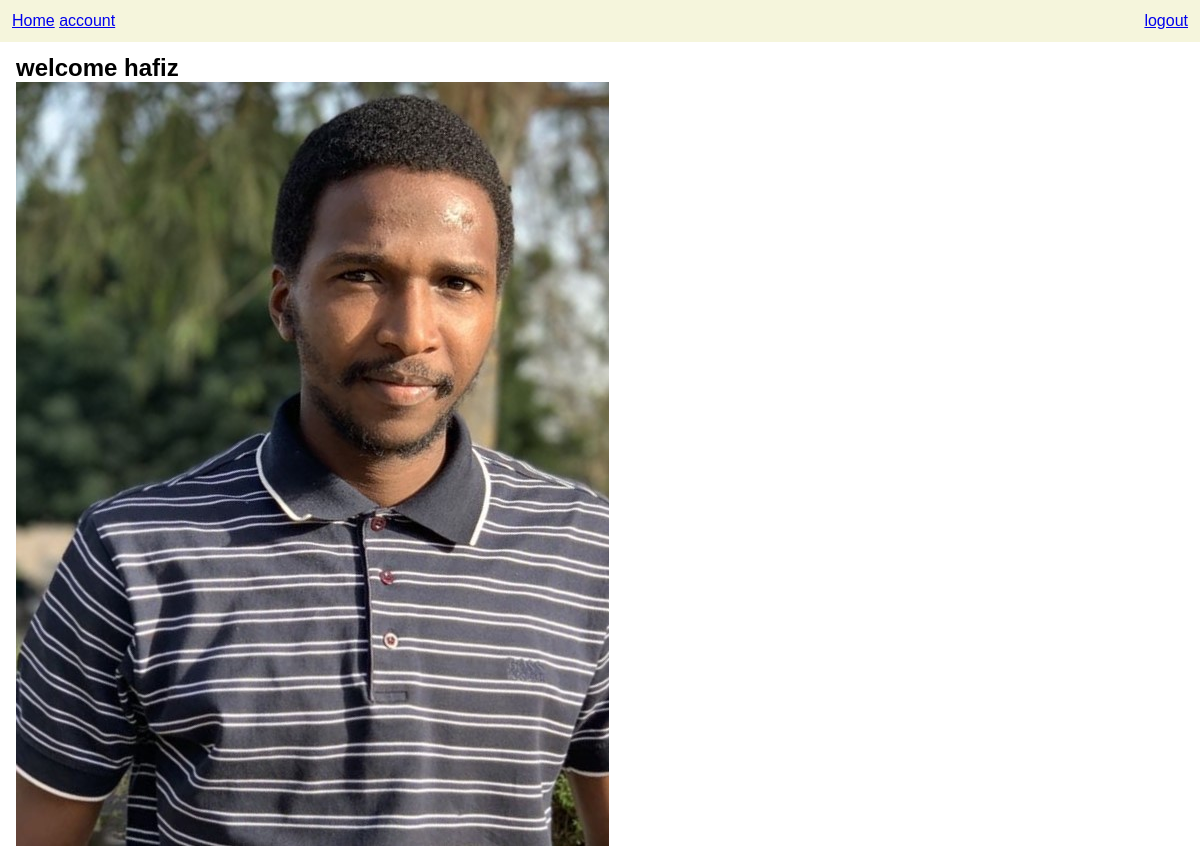
The page /account-page/ (signed in) on the database its author committed.
### base/models.py (models this page shows)
class User(AbstractUser):
    id=models.UUIDField(default=uuid.uuid4,unique=True,primary_key=True,editable=False)
    name=models.CharField(max_length=100)
    email= models.EmailField(unique=True,null=True)
    avatar= models.ImageField(default="profile.png")
    USERNAME_FIELD= 'email'
    REQUIRED_FIELDS=['username']

### base/views.py (the view)
# urls.py: path('account-page/' , views.account_page, name='account-page')
@login_required(login_url='login')
def account_page(request):
    user= request.user
    context={
        'user':user
    }
    return render(request,"account_page.html",context)

### templates/account_page.html
{% extends 'super.html'%}
{%block content%}
{%if user.is_authenticated%}
<h2>welcome {{user.username}}</h2>
<img src="{{user.avatar.url}}" alt="{{user.username}}">
{%endif%}
{%endblock content%}

### static/css/main.css (style rules this page uses)
* { margin:0; box-sizing: border-box; font-family: Arial, Helvetica, sans-serif; }

### rows shown on the page
User: username "hafiz", avatar (picture)
